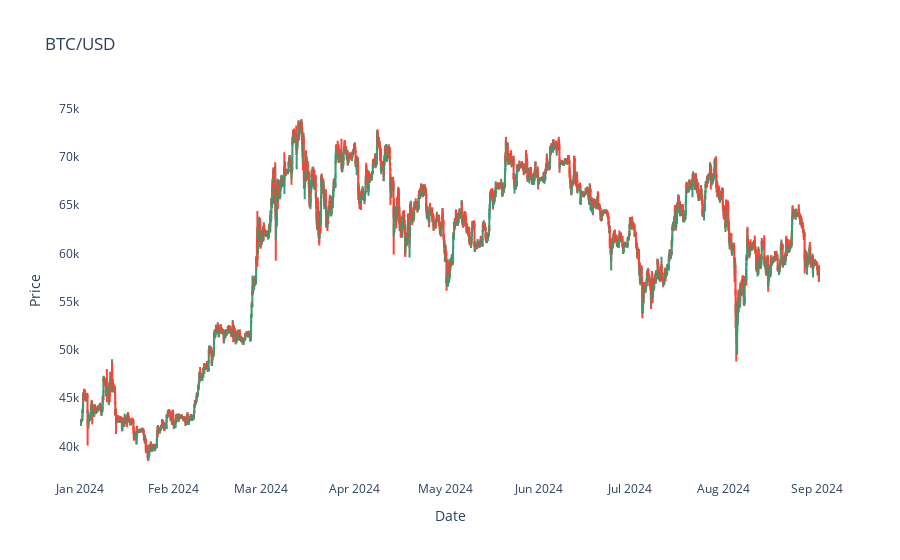

Write notebook code for a chart like this one.
### Code cell
candlestick_plot(df, 'BTC/USD')

### Figure 1 — Plotly figure (JSON) as saved in the notebook; plotly's stock layout.template omitted (floating-point values rounded to 4 significant figures; data arrays with more than 128 entries replaced by an {"elided": "..."} marker saying what was removed)
{"data": [{"close": {"elided": "5880 float values"}, "high": {"elided": "5880 float values"}, "low": {"elided": "5880 float values"}, "open": {"elided": "5880 float values"}, "x": {"elided": "5880 str values"}, "type": "candlestick"}], "layout": {"xaxis": {"rangeslider": {"visible": false}, "title": {"text": "Date"}}, "plot_bgcolor": "white", "yaxis": {"title": {"text": "Price"}, "fixedrange": false}, "title": {"text": "BTC/USD"}}}
